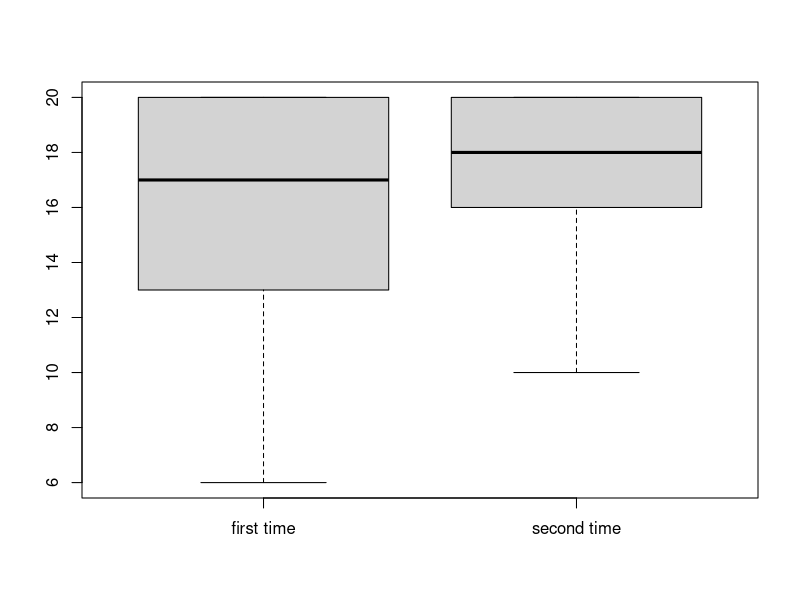

Recreate this plot in R.
## ---- chunk 1
library(knitr)
game_data = read.csv('data.csv');
kable(head(game_data));
## ---- chunk 2
kable(summary(game_data));
## ---- chunk 3
observed_first_score <-game_data$first.time;
observed_second_score <-game_data$second.time;
boxplot(observed_first_score,observed_second_score, names = c('first time','second time'));
pValue = t.test(observed_first_score,observed_second_score, alternative = "less")$p.value;
cat("p-value = ",pValue)
## ---- chunk 4
contingencyTable = table(game_data$gender,game_data$Gamer);
kable(contingencyTable);
fisher.test(contingencyTable)
